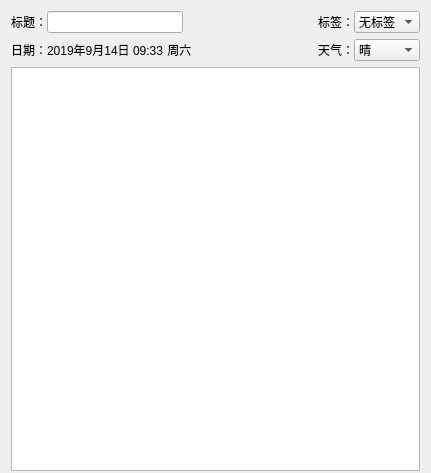
<?xml version="1.0" encoding="UTF-8"?>
<ui version="4.0">
 <class>CDairyEditWidget</class>
 <widget class="QWidget" name="CDairyEditWidget">
  <property name="geometry">
   <rect>
    <x>0</x>
    <y>0</y>
    <width>431</width>
    <height>473</height>
   </rect>
  </property>
  <property name="windowTitle">
   <string>Form</string>
  </property>
  <layout class="QVBoxLayout" name="verticalLayout">
   <property name="bottomMargin">
    <number>2</number>
   </property>
   <item>
    <layout class="QHBoxLayout" name="horizontalLayout_2">
     <property name="spacing">
      <number>0</number>
     </property>
     <item>
      <widget class="QLabel" name="label_6">
       <property name="text">
        <string>标题：</string>
       </property>
      </widget>
     </item>
     <item>
      <widget class="QLineEdit" name="leTitle"/>
     </item>
     <item>
      <spacer name="horizontalSpacer_2">
       <property name="orientation">
        <enum>Qt::Horizontal</enum>
       </property>
       <property name="sizeHint" stdset="0">
        <size>
         <width>40</width>
         <height>20</height>
        </size>
       </property>
      </spacer>
     </item>
     <item>
      <widget class="QLabel" name="label_2">
       <property name="text">
        <string>标签：</string>
       </property>
      </widget>
     </item>
     <item>
      <widget class="QComboBox" name="comboBoxTag">
       <item>
        <property name="text">
         <string>无标签</string>
        </property>
       </item>
      </widget>
     </item>
    </layout>
   </item>
   <item>
    <layout class="QHBoxLayout" name="horizontalLayout">
     <property name="spacing">
      <number>0</number>
     </property>
     <item>
      <widget class="QLabel" name="label_4">
       <property name="text">
        <string>日期：</string>
       </property>
      </widget>
     </item>
     <item>
      <widget class="QLabel" name="labelDateTime">
       <property name="text">
        <string>2019年9月14日 09:33</string>
       </property>
      </widget>
     </item>
     <item>
      <widget class="QLabel" name="labelWeekDay">
       <property name="text">
        <string> 周六</string>
       </property>
      </widget>
     </item>
     <item>
      <spacer name="horizontalSpacer">
       <property name="orientation">
        <enum>Qt::Horizontal</enum>
       </property>
       <property name="sizeHint" stdset="0">
        <size>
         <width>40</width>
         <height>20</height>
        </size>
       </property>
      </spacer>
     </item>
     <item>
      <widget class="QLabel" name="label">
       <property name="text">
        <string>天气：</string>
       </property>
      </widget>
     </item>
     <item>
      <widget class="QComboBox" name="comboBoxWeather">
       <item>
        <property name="text">
         <string>晴</string>
        </property>
       </item>
       <item>
        <property name="text">
         <string>多云</string>
        </property>
       </item>
       <item>
        <property name="text">
         <string>阴</string>
        </property>
       </item>
       <item>
        <property name="text">
         <string>阵雨</string>
        </property>
       </item>
       <item>
        <property name="text">
         <string>小雨</string>
        </property>
       </item>
       <item>
        <property name="text">
         <string>大雨</string>
        </property>
       </item>
       <item>
        <property name="text">
         <string>雷阵雨</string>
        </property>
       </item>
       <item>
        <property name="text">
         <string>沙尘</string>
        </property>
       </item>
       <item>
        <property name="text">
         <string>小雪</string>
        </property>
       </item>
       <item>
        <property name="text">
         <string>大雪</string>
        </property>
       </item>
       <item>
        <property name="text">
         <string>冰雹</string>
        </property>
       </item>
      </widget>
     </item>
    </layout>
   </item>
   <item>
    <widget class="CDairyEdit" name="dairyEdit"/>
   </item>
  </layout>
 </widget>
 <customwidgets>
  <customwidget>
   <class>CDairyEdit</class>
   <extends>QTextEdit</extends>
   <header>DairyEdit.h</header>
  </customwidget>
 </customwidgets>
 <resources/>
 <connections/>
</ui>
